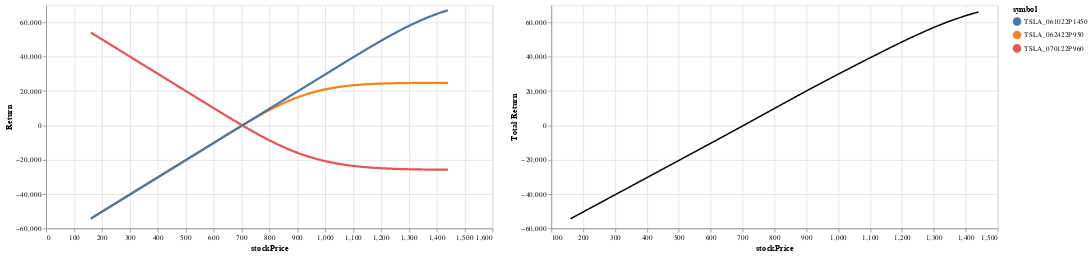

Write notebook code for a chart like this one.
### Code cell
# PnL diagram

import random

n = 3


options = df.sample(n)

options['Num'] = options.apply(lambda df:[-1,1][random.randrange(2)],axis=1)

centerPrice = 800

date = dt.date(2022,6,6)

def Option_PnL_Vis(options,date,centerPrice):
    """
    options: dataframe of options (pandas dataframe)
    date: date of PnL  (dt.date or dt.datetime)
    centerPrice: The visualization will draw the PnL diagram around centerPrice
    """



    def option_stockprice_DF(centerPrice,options,stepNum=500,percent=0.8):
        # https://stackoverflow.com/questions/42168103/how-to-expand-flatten-pandas-dataframe-efficiently
        # https://pandas.pydata.org/pandas-docs/stable/reference/api/pandas.DataFrame.explode.html

        """
        Create a dataframe of options with varying stockPrice
        """
        low = centerPrice*((1-percent))
        high = centerPrice*((1+percent))
        step = (high-low) / stepNum
        priceRange = [ low + step*num for num in range(stepNum+1)]
        options['stockPrice'] = options.apply(lambda df:priceRange,axis=1)
        newdf = options.explode('stockPrice')
        return newdf


    optionss = option_stockprice_DF(centerPrice,options)

    optionss['ExpectedPrice'] = optionss.apply(lambda df: optionpriceRow(df,df.stockPrice,date),axis=1)

    # optionss['Num'] = options.apply(lambda df: 1,axis=1) # number of options for the position

    optionss['Return'] = optionss.apply(lambda df: 100 * (df.ExpectedPrice - df.mark)*df.Num,axis=1)

    indivual = alt.Chart(optionss).encode(
        x='stockPrice:Q',
        y='Return:Q',
        color='symbol:N',
        tooltip = ['description','stockPrice','Return','Num']
    )

    # https://altair-viz.github.io/gallery/multiline_highlight.html

    highlight = alt.selection(type='single', on='mouseover',
                        fields=['symbol'], nearest=True)

    points = indivual.mark_circle().encode(
        opacity=alt.value(0)
    ).add_selection(
        highlight
    )

    lines = indivual.mark_line().encode(size=alt.condition(~highlight, alt.value(1), alt.value(3)))

    res = (points+lines).interactive()



    # res = alt.concat(res).properties(
    #     title=alt.TitleParams(
    #         ['black line is the overall PnL'],
    #         baseline='bottom',
    #         orient='bottom',
    #         anchor='end',
    #         fontWeight='normal',
    #         fontSize=10,

    #         )
    # )


    # https://pandas.pydata.org/docs/reference/api/pandas.DataFrame.groupby.html
    # https://stackoverflow.com/questions/20490274/how-to-reset-index-in-a-pandas-dataframe
    totalReturnDF = optionss[['stockPrice','Return']].groupby(['stockPrice']).sum().reset_index()


    total = alt.Chart(totalReturnDF).mark_line(color='black').encode(
        x='stockPrice',
        y=alt.Y('Return:Q',title='Total Return'),
    )

    # https://altair-viz.github.io/gallery/multiline_tooltip.html

    nearest = alt.selection(type='single', nearest=True, on='mouseover',
                            fields=['stockPrice'], empty='none')

    selectors = alt.Chart(totalReturnDF).mark_point().encode(
        x='stockPrice:Q',
        opacity=alt.value(0),
    ).add_selection(
        nearest
    )

    points = total.mark_point().encode(
        opacity=alt.condition(nearest, alt.value(1), alt.value(0))
    )

    text = total.mark_text(align='left', dx=5, dy=-5).encode(
        text=alt.condition(nearest, 'Return:Q', alt.value(' '))
    )

    rules = alt.Chart(totalReturnDF).mark_rule(color='gray').encode(
        x='stockPrice:Q'
    ).transform_filter(
        nearest
    )

    total = alt.layer(total, selectors, rules, points, text)


    res = res.properties(width=600) | total.properties(width=600).interactive()

    return res

Option_PnL_Vis(options,date,centerPrice)

### Figure 1 — Vega-Lite specification as saved in the notebook (floating-point values rounded to 4 significant figures; data arrays with more than 128 entries replaced by an {"elided": "..."} marker saying what was removed)
{"config": {"view": {"continuousWidth": 400, "continuousHeight": 300}}, "hconcat": [{"layer": [{"mark": "circle", "encoding": {"color": {"field": "symbol", "type": "nominal"}, "opacity": {"value": 0}, "tooltip": [{"field": "description", "type": "nominal"}, {"field": "stockPrice", "type": "quantitative"}, {"field": "Return", "type": "quantitative"}, {"field": "Num", "type": "quantitative"}], "x": {"field": "stockPrice", "type": "quantitative"}, "y": {"field": "Return", "type": "quantitative"}}, "selection": {"selector004": {"type": "single", "on": "mouseover", "fields": ["symbol"], "nearest": true}, "selector005": {"type": "interval", "bind": "scales", "encodings": ["x", "y"]}}}, {"mark": "line", "encoding": {"color": {"field": "symbol", "type": "nominal"}, "size": {"condition": {"value": 1, "selection": {"not": "selector004"}}, "value": 3}, "tooltip": [{"field": "description", "type": "nominal"}, {"field": "stockPrice", "type": "quantitative"}, {"field": "Return", "type": "quantitative"}, {"field": "Num", "type": "quantitative"}], "x": {"field": "stockPrice", "type": "quantitative"}, "y": {"field": "Return", "type": "quantitative"}}}], "data": {"name": "data-37a8306be48473eb32a4087a3cba3d5c"}, "width": 600}, {"layer": [{"mark": {"type": "line", "color": "black"}, "encoding": {"x": {"field": "stockPrice", "type": "quantitative"}, "y": {"field": "Return", "title": "Total Return", "type": "quantitative"}}, "selection": {"selector007": {"type": "interval", "bind": "scales", "encodings": ["x", "y"]}}}, {"mark": "point", "encoding": {"opacity": {"value": 0}, "x": {"field": "stockPrice", "type": "quantitative"}}, "selection": {"selector006": {"type": "single", "nearest": true, "on": "mouseover", "fields": ["stockPrice"], "empty": "none"}}}, {"mark": {"type": "rule", "color": "gray"}, "encoding": {"x": {"field": "stockPrice", "type": "quantitative"}}, "transform": [{"filter": {"selection": "selector006"}}]}, {"mark": "point", "encoding": {"opacity": {"condition": {"value": 1, "selection": "selector006"}, "value": 0}, "x": {"field": "stockPrice", "type": "quantitative"}, "y": {"field": "Return", "title": "Total Return", "type": "quantitative"}}}, {"mark": {"type": "text", "align": "left", "dx": 5, "dy": -5}, "encoding": {"text": {"condition": {"field": "Return", "type": "quantitative", "selection": "selector006"}, "value": " "}, "x": {"field": "stockPrice", "type": "quantitative"}, "y": {"field": "Return", "title": "Total Return", "type": "quantitative"}}}], "data": {"name": "data-2fb17116a1c39b42c40eb7241d1e0b03"}, "width": 600}], "$schema": "https://vega.github.io/schema/vega-lite/v4.17.0.json", "datasets": {"data-37a8306be48473eb32a4087a3cba3d5c": {"elided": "1503 records"}, "data-2fb17116a1c39b42c40eb7241d1e0b03": {"elided": "501 records"}}}
